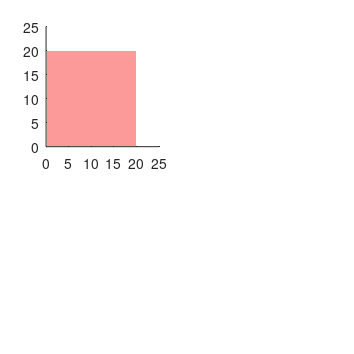

Here is the MATLAB script that generated this plot: (Note: this script raises an error after producing the figure.)
function figS1

if(~exist('figS1.mat','file'))
    figS1_data;
end
load('figS1.mat')
% beta=0.2;
% gamma=0.2;
% tau=0.2;
ymax = 5;

cols = [171,217,233
    251,154,153
    20,50,180
    180,50,20
    220,220,220]/255;

figure(9)
clf
set(gcf,'color','w')
set(gcf,'PaperUnits','centimeters')
xSize = 9; ySize = 9;
xLeft = (21-xSize)/2; yTop = (30-ySize)/2;
set(gcf,'PaperPosition',[xLeft yTop xSize ySize])
set(gcf,'Position',[10 100 xSize*50 ySize*50])
colormap([1,1,1;0.5,0.5,0.5;0.75,0.75,0.75])

labs = {'(a)','(b)','(c)','(d)'};
sub=0;
for i3=1:length(A)
    for i2=1:length(ALPHA)
        
        sub=sub+1;
        subplot(length(A),length(ALPHA),sub)
        
        singstrat = permute(SINGSTRAT_SIGTAU_FAST(:,i2,i3,:),[1,4,3,2]);
        outcome = permute(OUTCOME_SIGTAU_FAST(:,i2,i3,:),[1,4,3,2]);
        
        % rebuild arrays
        outcome2 = NaN*zeros(xres,4);
        singstrat2 = NaN*zeros(xres,4);
        for j=1:4
            list = find(sum(outcome==j,2));
            outcome2(list,j)=j;
            for k=1:length(list)
                singstrat2(list(k),j) = singstrat(list(k),outcome(list(k),:)==j);
            end
        end
        
        % Fill in direction of selection
        
        % Fill background
        patch([SIGTAU(1);SIGTAU(end);SIGTAU(end);SIGTAU(1)],[SIGTAU(1),SIGTAU(1),SIGTAU(end),SIGTAU(end)],cols(2,:),'linestyle','none')
        
%         % fill +ve between outcome2==1 and outcome2==4 and above outcome2==3
%         
%         pos1_lower = singstrat2(~isnan(singstrat2(:,1)),1);
%         pos1_upper = min(ymax+1,singstrat2(:,4));
%         
%         patch([SIGTAU(1:length(pos1_lower))';SIGTAU(length(pos1_lower):-1:1)'],[pos1_upper(1:length(pos1_lower));flipud(pos1_lower)],cols(2,:),'linestyle','none');
%         
%         pos2_lower = neg_upper;
%         pos2_upper = ymax+0*pos2_lower;
%         
%         patch([SIGTAU';flipud(SIGTAU')],[pos2_lower;pos2_upper],cols(2,:),'linestyle','none')
        
        
        % fill -ve between outcome2==1 and outcome2==3
        
        % patch([(75:101)';(101:-1:75)'],[singstrat2(75:end,2);flipud(singstrat2(75:end,3))],'r')
        
        neg_upper = singstrat2(:,3); neg_upper(isnan(neg_upper))=ymax;
        neg_upper = min(ymax,neg_upper);
        
        neg_lower = sum([singstrat2(:,2),singstrat2(:,4)],2,'omitnan');
        neg_lower(neg_lower==0)=ymax+1;
        
        patch([SIGTAU';flipud(SIGTAU')],[neg_lower;flipud(neg_upper)],cols(1,:),'linestyle','none')
        
        % fill neutral between outcome2==1 and
        
        neutral_lower = zeros(length(SIGTAU),1);
        neutral_upper = min([singstrat2(:,1),singstrat2(:,2)],[],2,'omitnan');
        
        patch([SIGTAU';flipud(SIGTAU')],[neutral_lower;flipud(neutral_upper)],cols(5,:),'linestyle','none')
        
        xlim([SIGTAU(1),SIGTAU(end)])
        ylim([0,ymax])

        hold on
        neg_lower(neg_lower>ymax)=NaN;
        plot(SIGTAU,neg_lower,'--','color',cols(3,:),'linewidth',2)
        
        set(gca,'xtick',[0.1,1,10])
        set(gca,'xscale','log')
        box on
        set(gca,'fontsize',10)
        text(SIGTAU(1),ymax*1.05,labs{sub},'fontsize',12,'interpreter','latex')
        if(sub==3)
            x1=xlabel('Social information expiry rate/transmission probability, $\sigma/\tau$','interpreter','latex','fontsize',14);
            y1=ylabel('Contact effort, $E$','interpreter','latex','fontsize',14);
            temp=get(x1,'position');
            temp(1) = temp(1) + 35;
            set(x1,'position',temp);
            temp=get(y1,'position');
            temp(2) = temp(2) + 3.5;
            set(y1,'position',temp);
        end
        title(strcat('$a=',num2str(A(i3)),', \alpha=',num2str(ALPHA(i2)),'$'),'interpreter','latex','fontsize',10);
        
        if(sub==4)
            text(7,4.5,'+','fontsize',20,'fontweight','bold')
            text(0.15,1.4,'+','fontsize',20,'fontweight','bold')
            text(0.2,3,'-','fontsize',20,'fontweight','bold')
            text(11,1,'0','fontsize',14,'fontweight','bold')
        else
            text(7,4.5,'+','fontsize',20,'fontweight','bold')
            text(0.2,3,'-','fontsize',20,'fontweight','bold')
            text(11,3,'-','fontsize',20,'fontweight','bold')
            text(11,1,'0','fontsize',14,'fontweight','bold')
        end
    end
end

% save2pdf('figS1.pdf')


function figS1_data

% Fixed and default parameter values
t_max = 1000;
b = 1;
Emin = 0;
Emax = 20;
d = 0.5;
q = 1e-3;
beta = 0.2;
gamma = 0.2;
tau = beta;
xres = 1001;
res1 = 1001;

% Variables
SIGTAU = logspace(-1,log10(20),xres);
A = [0,0.2];
ALPHA = [0.3,0.4];

% OUTPUTS
SINGSTRAT_SIGTAU_FAST1 = NaN*zeros(xres,length(ALPHA),length(A));
SINGSTRAT_SIGTAU_FAST2 = NaN*zeros(xres,length(ALPHA),length(A));
SINGSTRAT_SIGTAU_FAST3 = NaN*zeros(xres,length(ALPHA),length(A));
SINGSTRAT_SIGTAU_FAST4 = NaN*zeros(xres,length(ALPHA),length(A));
SINGSTRAT_SIGTAU_FAST5 = NaN*zeros(xres,length(ALPHA),length(A));
OUTCOME_SIGTAU_FAST1 = NaN*zeros(xres,length(ALPHA),length(A));
OUTCOME_SIGTAU_FAST2 = NaN*zeros(xres,length(ALPHA),length(A));
OUTCOME_SIGTAU_FAST3 = NaN*zeros(xres,length(ALPHA),length(A));
OUTCOME_SIGTAU_FAST4 = NaN*zeros(xres,length(ALPHA),length(A));
OUTCOME_SIGTAU_FAST5 = NaN*zeros(xres,length(ALPHA),length(A));
NUM_OUTCOMES_SIGTAU_FAST = NaN*zeros(xres,length(ALPHA),length(A));

% Fast info version depends on SIGTAU, so can fix tau
COUNT = 0;
TOTAL = length(A)*length(ALPHA);
for i3=1:length(A)
    for i2=1:length(ALPHA)
        % Sweep over SIGTAU        
        tic;
        parfor i1=1:length(SIGTAU)
            [singstrat,outcome] = singstrat_fastinfo(A(i3),Emin,Emax,d,ALPHA(i2),beta,gamma,SIGTAU(i1)*tau,tau,res1);
            
            NUM_OUTCOMES_SIGTAU_FAST(i1,i2,i3) = length(singstrat);
            SINGSTRAT_SIGTAU_FAST1(i1,i2,i3) = singstrat(1);
            OUTCOME_SIGTAU_FAST1(i1,i2,i3) = outcome(1);
            if(NUM_OUTCOMES_SIGTAU_FAST(i1,i2,i3)>1)
                SINGSTRAT_SIGTAU_FAST2(i1,i2,i3) = singstrat(2);
                OUTCOME_SIGTAU_FAST2(i1,i2,i3) = outcome(2);
                if(NUM_OUTCOMES_SIGTAU_FAST(i1,i2,i3)>2)
                    SINGSTRAT_SIGTAU_FAST3(i1,i2,i3) = singstrat(3);
                    OUTCOME_SIGTAU_FAST3(i1,i2,i3) = outcome(3);
                    if(NUM_OUTCOMES_SIGTAU_FAST(i1,i2,i3)>3)
                        SINGSTRAT_SIGTAU_FAST4(i1,i2,i3) = singstrat(4);
                        OUTCOME_SIGTAU_FAST4(i1,i2,i3) = outcome(4);
                        if(NUM_OUTCOMES_SIGTAU_FAST(i1,i2,i3)>4)
                            SINGSTRAT_SIGTAU_FAST5(i1,i2,i3) = singstrat(5);
                            OUTCOME_SIGTAU_FAST5(i1,i2,i3) = outcome(5);
                        end
                    end
                end
            end
        end
        toc;
        COUNT=COUNT+1;
        PROGRESS = COUNT/TOTAL
    end
end

% Combine results
SINGSTRAT_SIGTAU_FAST = cat(4,SINGSTRAT_SIGTAU_FAST1,SINGSTRAT_SIGTAU_FAST2,SINGSTRAT_SIGTAU_FAST3,SINGSTRAT_SIGTAU_FAST4,SINGSTRAT_SIGTAU_FAST5);
OUTCOME_SIGTAU_FAST = cat(4,OUTCOME_SIGTAU_FAST1,OUTCOME_SIGTAU_FAST2,OUTCOME_SIGTAU_FAST3,OUTCOME_SIGTAU_FAST4,OUTCOME_SIGTAU_FAST5);

clear i1 i2 i3 i4 singstrat outcome tau ans COUNT TOTAL PROGRESS
clear SINGSTRAT_SIGTAU_FAST1 SINGSTRAT_SIGTAU_FAST2 SINGSTRAT_SIGTAU_FAST3 SINGSTRAT_SIGTAU_FAST4 SINGSTRAT_SIGTAU_FAST5 OUTCOME_SIGTAU_FAST1 OUTCOME_SIGTAU_FAST2 OUTCOME_SIGTAU_FAST3 OUTCOME_SIGTAU_FAST4 OUTCOME_SIGTAU_FAST5
save('figS1.mat')